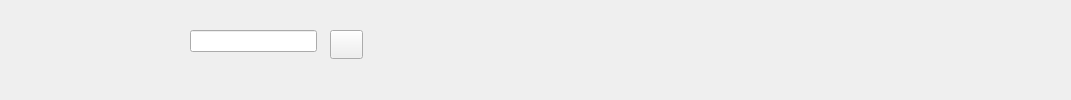
   <widget class="QWidget" name="header_widget" native="true">
    <property name="geometry">
     <rect>
      <x>280</x>
      <y>-90</y>
      <width>1071</width>
      <height>100</height>
     </rect>
    </property>
    <property name="minimumSize">
     <size>
      <width>100</width>
      <height>100</height>
     </size>
    </property>
    <property name="maximumSize">
     <size>
      <width>16777215</width>
      <height>16777215</height>
     </size>
    </property>
    <widget class="QPushButton" name="pushButton_32">
     <property name="geometry">
      <rect>
       <x>11</x>
       <y>16</y>
       <width>24</width>
       <height>20</height>
      </rect>
     </property>
     <property name="styleSheet">
      <string notr="true">border:none;</string>
     </property>
     <property name="text">
      <string/>
     </property>
     <property name="icon">
      <iconset>
       <normaloff>:/images/menu.png</normaloff>:/images/menu.png</iconset>
     </property>
     <property name="checkable">
      <bool>true</bool>
     </property>
    </widget>
    <widget class="QPushButton" name="pushButton_35">
     <property name="geometry">
      <rect>
       <x>480</x>
       <y>30</y>
       <width>61</width>
       <height>28</height>
      </rect>
     </property>
     <property name="styleSheet">
      <string notr="true">border: none;</string>
     </property>
     <property name="text">
      <string/>
     </property>
     <property name="icon">
      <iconset>
       <normaloff>:/new/prefix1/im/8943377.png</normaloff>:/new/prefix1/im/8943377.png</iconset>
     </property>
     <property name="iconSize">
      <size>
       <width>30</width>
       <height>30</height>
      </size>
     </property>
    </widget>
    <widget class="QPushButton" name="pushButton_38">
     <property name="geometry">
      <rect>
       <x>650</x>
       <y>30</y>
       <width>61</width>
       <height>28</height>
      </rect>
     </property>
     <property name="styleSheet">
      <string notr="true">border: none;</string>
     </property>
     <property name="text">
      <string/>
     </property>
     <property name="icon">
      <iconset>
       <normaloff>:/images/images/11181369.png</normaloff>:/images/images/11181369.png</iconset>
     </property>
     <property name="iconSize">
      <size>
       <width>30</width>
       <height>30</height>
      </size>
     </property>
    </widget>
    <widget class="QPushButton" name="pushButton_43">
     <property name="geometry">
      <rect>
       <x>570</x>
       <y>30</y>
       <width>71</width>
       <height>28</height>
      </rect>
     </property>
     <property name="styleSheet">
      <string notr="true">border: none;</string>
     </property>
     <property name="text">
      <string/>
     </property>
     <property name="icon">
      <iconset>
       <normaloff>:/new/prefix1/im/1865269.png</normaloff>:/new/prefix1/im/1865269.png</iconset>
     </property>
     <property name="iconSize">
      <size>
       <width>30</width>
       <height>30</height>
      </size>
     </property>
    </widget>
    <widget class="QPushButton" name="pushButton_47">
     <property name="geometry">
      <rect>
       <x>330</x>
       <y>30</y>
       <width>33</width>
       <height>29</height>
      </rect>
     </property>
     <property name="text">
      <string/>
     </property>
     <property name="icon">
      <iconset>
       <normaloff>../Users/sboui/Music/sans_titre21/images/search.png</normaloff>../Users/sboui/Music/sans_titre21/images/search.png</iconset>
     </property>
    </widget>
    <widget class="QLabel" name="label_43">
     <property name="geometry">
      <rect>
       <x>910</x>
       <y>0</y>
       <width>151</width>
       <height>101</height>
      </rect>
     </property>
     <property name="text">
      <string/>
     </property>
     <property name="pixmap">
      <pixmap>:/images/images/Capture d'écran 2024-10-11 141857.png</pixmap>
     </property>
     <property name="scaledContents">
      <bool>true</bool>
     </property>
    </widget>
    <widget class="QPushButton" name="pushButton_65">
     <property name="geometry">
      <rect>
       <x>740</x>
       <y>30</y>
       <width>61</width>
       <height>28</height>
      </rect>
     </property>
     <property name="styleSheet">
      <string notr="true">border: none;</string>
     </property>
     <property name="text">
      <string/>
     </property>
     <property name="icon">
      <iconset>
       <normaloff>:/images/images/5078755.png</normaloff>:/images/images/5078755.png</iconset>
     </property>
     <property name="iconSize">
      <size>
       <width>30</width>
       <height>30</height>
      </size>
     </property>
    </widget>
    <widget class="QLineEdit" name="lineEdit_23">
     <property name="geometry">
      <rect>
       <x>190</x>
       <y>30</y>
       <width>127</width>
       <height>22</height>
      </rect>
     </property>
     <property name="styleSheet">
      <string notr="true">QLineEdit:focus{
border: 1px solid #8b86aa;
background-color:#343155;
}</string>
     </property>
    </widget>
   </widget>
